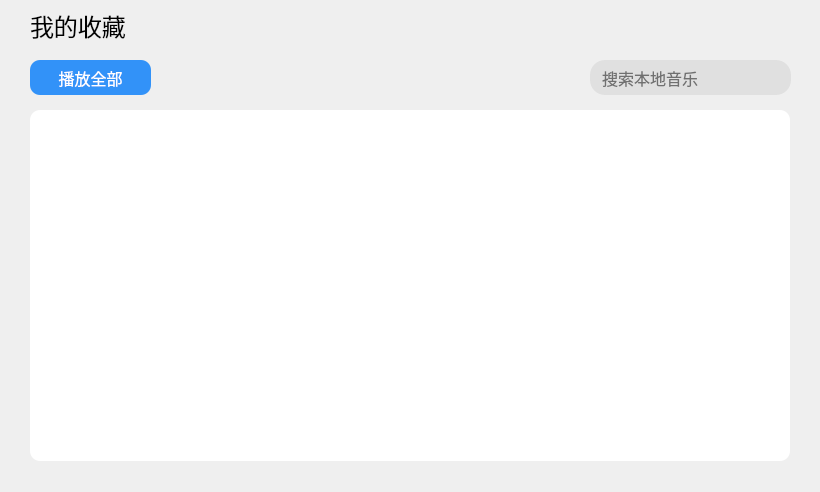
<?xml version="1.0" encoding="UTF-8"?>
<ui version="4.0">
 <class>likePage</class>
 <widget class="QWidget" name="likePage">
  <property name="geometry">
   <rect>
    <x>0</x>
    <y>0</y>
    <width>820</width>
    <height>492</height>
   </rect>
  </property>
  <property name="windowTitle">
   <string>Form</string>
  </property>
  <widget class="QLabel" name="label">
   <property name="geometry">
    <rect>
     <x>30</x>
     <y>0</y>
     <width>101</width>
     <height>51</height>
    </rect>
   </property>
   <property name="font">
    <font>
     <family>微软雅黑</family>
     <pointsize>18</pointsize>
    </font>
   </property>
   <property name="text">
    <string>我的收藏</string>
   </property>
  </widget>
  <widget class="QPushButton" name="searchIcon">
   <property name="geometry">
    <rect>
     <x>755</x>
     <y>63</y>
     <width>32</width>
     <height>32</height>
    </rect>
   </property>
   <property name="styleSheet">
    <string notr="true">#searchIcon{
	background-color : rgba(0,0,0,0);
	border : 0px;
}</string>
   </property>
   <property name="text">
    <string/>
   </property>
   <property name="icon">
    <iconset resource="resourece.qrc">
     <normaloff>:/pic/search.png</normaloff>:/pic/search.png</iconset>
   </property>
  </widget>
  <widget class="QLineEdit" name="searchText">
   <property name="geometry">
    <rect>
     <x>590</x>
     <y>60</y>
     <width>201</width>
     <height>35</height>
    </rect>
   </property>
   <property name="font">
    <font>
     <family>幼圆</family>
     <pointsize>12</pointsize>
    </font>
   </property>
   <property name="contextMenuPolicy">
    <enum>Qt::NoContextMenu</enum>
   </property>
   <property name="styleSheet">
    <string notr="true">#searchText{
	background-color:#E0E0E0;
	border : 0px;
	border-radius:15px;
	padding-left : 10px;
	padding-right : 30px;
}</string>
   </property>
   <property name="placeholderText">
    <string>搜索本地音乐</string>
   </property>
  </widget>
  <widget class="QTableWidget" name="musicList">
   <property name="geometry">
    <rect>
     <x>30</x>
     <y>110</y>
     <width>760</width>
     <height>351</height>
    </rect>
   </property>
   <property name="font">
    <font>
     <family>幼圆</family>
     <pointsize>12</pointsize>
    </font>
   </property>
   <property name="focusPolicy">
    <enum>Qt::NoFocus</enum>
   </property>
   <property name="contextMenuPolicy">
    <enum>Qt::CustomContextMenu</enum>
   </property>
   <property name="layoutDirection">
    <enum>Qt::LeftToRight</enum>
   </property>
   <property name="autoFillBackground">
    <bool>false</bool>
   </property>
   <property name="styleSheet">
    <string notr="true">#musicList{
	border : 0px;
	background-color:white;
	border-radius:10px;
	color : #333333;
}

#musicList::item::selected{
    background:#E6E6E6;
}

#musicList::item:hover{
    background:#F1F2F3;
}

</string>
   </property>
   <property name="verticalScrollBarPolicy">
    <enum>Qt::ScrollBarAlwaysOff</enum>
   </property>
   <property name="horizontalScrollBarPolicy">
    <enum>Qt::ScrollBarAlwaysOff</enum>
   </property>
   <property name="showGrid">
    <bool>false</bool>
   </property>
   <property name="gridStyle">
    <enum>Qt::SolidLine</enum>
   </property>
   <property name="wordWrap">
    <bool>true</bool>
   </property>
   <property name="cornerButtonEnabled">
    <bool>true</bool>
   </property>
   <attribute name="horizontalHeaderVisible">
    <bool>false</bool>
   </attribute>
   <attribute name="horizontalHeaderCascadingSectionResizes">
    <bool>false</bool>
   </attribute>
   <attribute name="horizontalHeaderHighlightSections">
    <bool>true</bool>
   </attribute>
   <column>
    <property name="text">
     <string/>
    </property>
   </column>
   <column>
    <property name="text">
     <string>音乐标题</string>
    </property>
    <property name="font">
     <font>
      <family>幼圆</family>
      <pointsize>12</pointsize>
     </font>
    </property>
    <property name="foreground">
     <brush brushstyle="SolidPattern">
      <color alpha="255">
       <red>51</red>
       <green>51</green>
       <blue>51</blue>
      </color>
     </brush>
    </property>
   </column>
   <column>
    <property name="text">
     <string>歌手</string>
    </property>
    <property name="font">
     <font>
      <family>幼圆</family>
      <pointsize>12</pointsize>
     </font>
    </property>
    <property name="foreground">
     <brush brushstyle="SolidPattern">
      <color alpha="255">
       <red>51</red>
       <green>51</green>
       <blue>51</blue>
      </color>
     </brush>
    </property>
   </column>
   <column>
    <property name="text">
     <string>时长</string>
    </property>
    <property name="font">
     <font>
      <family>幼圆</family>
      <pointsize>12</pointsize>
     </font>
    </property>
    <property name="foreground">
     <brush brushstyle="SolidPattern">
      <color alpha="255">
       <red>51</red>
       <green>51</green>
       <blue>51</blue>
      </color>
     </brush>
    </property>
   </column>
   <column>
    <property name="text">
     <string>创建时间</string>
    </property>
    <property name="font">
     <font>
      <family>幼圆</family>
      <pointsize>12</pointsize>
     </font>
    </property>
    <property name="foreground">
     <brush brushstyle="SolidPattern">
      <color alpha="255">
       <red>51</red>
       <green>51</green>
       <blue>51</blue>
      </color>
     </brush>
    </property>
   </column>
  </widget>
  <widget class="QPushButton" name="playAll">
   <property name="geometry">
    <rect>
     <x>30</x>
     <y>60</y>
     <width>121</width>
     <height>35</height>
    </rect>
   </property>
   <property name="font">
    <font>
     <family>幼圆</family>
     <pointsize>12</pointsize>
    </font>
   </property>
   <property name="styleSheet">
    <string notr="true">#playAll{
	background-color : rgba(3,122,250,0.8);
	color : white;
	border-radius:10px;
	border : 0px;
	padding-left : 10px;
	padding-right : 10px;
	padding-top:4px;
	padding-bottom : 4px;
}
#playAll:hover{
	background-color : rgba(3,122,250,0.9);
}
#playAll:pressed{
	background-color : rgba(3,122,250,1);
}</string>
   </property>
   <property name="text">
    <string>播放全部</string>
   </property>
   <property name="icon">
    <iconset resource="resourece.qrc">
     <normaloff>:/pic/playSelected.png</normaloff>:/pic/playSelected.png</iconset>
   </property>
   <property name="iconSize">
    <size>
     <width>16</width>
     <height>16</height>
    </size>
   </property>
  </widget>
  <zorder>label</zorder>
  <zorder>searchText</zorder>
  <zorder>musicList</zorder>
  <zorder>playAll</zorder>
  <zorder>searchIcon</zorder>
 </widget>
 <resources>
  <include location="resourece.qrc"/>
 </resources>
 <connections/>
</ui>
